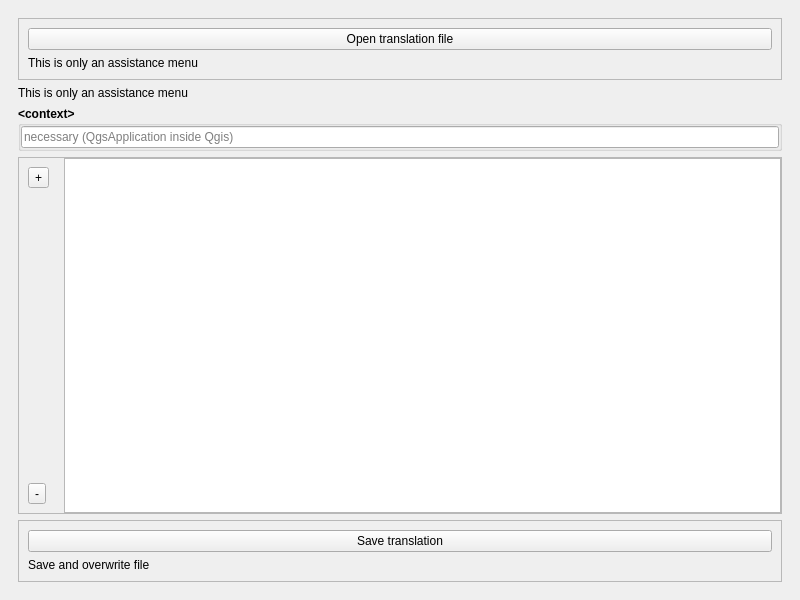
<?xml version="1.0" encoding="UTF-8"?>
<ui version="4.0">
 <class>TranslationHelper</class>
 <widget class="QMainWindow" name="TranslationHelper">
  <property name="geometry">
   <rect>
    <x>0</x>
    <y>0</y>
    <width>800</width>
    <height>600</height>
   </rect>
  </property>
  <property name="windowTitle">
   <string>QGIS Translation Help Menu</string>
  </property>
  <widget class="QWidget" name="centralwidget">
   <layout class="QGridLayout" name="gridLayout">
    <item row="1" column="0">
     <widget class="QWidget" name="widget" native="true">
      <layout class="QGridLayout" name="gridLayout_3">
       <item row="0" column="1">
        <widget class="QFrame" name="Frame_Open">
         <property name="sizePolicy">
          <sizepolicy hsizetype="Preferred" vsizetype="Maximum">
           <horstretch>0</horstretch>
           <verstretch>0</verstretch>
          </sizepolicy>
         </property>
         <property name="frameShape">
          <enum>QFrame::StyledPanel</enum>
         </property>
         <property name="frameShadow">
          <enum>QFrame::Raised</enum>
         </property>
         <layout class="QGridLayout" name="gridLayout_2">
          <item row="0" column="0">
           <widget class="QPushButton" name="But_Open">
            <property name="text">
             <string>Open translation file</string>
            </property>
           </widget>
          </item>
          <item row="1" column="0">
           <widget class="QLabel" name="label">
            <property name="text">
             <string>This is only an assistance menu</string>
            </property>
           </widget>
          </item>
         </layout>
        </widget>
       </item>
       <item row="4" column="1">
        <widget class="QFrame" name="Frame_Save">
         <property name="sizePolicy">
          <sizepolicy hsizetype="Preferred" vsizetype="Maximum">
           <horstretch>0</horstretch>
           <verstretch>0</verstretch>
          </sizepolicy>
         </property>
         <property name="frameShape">
          <enum>QFrame::StyledPanel</enum>
         </property>
         <property name="frameShadow">
          <enum>QFrame::Raised</enum>
         </property>
         <layout class="QGridLayout" name="gridLayout_4">
          <item row="2" column="0">
           <widget class="QLabel" name="label_2">
            <property name="text">
             <string>Save and overwrite file</string>
            </property>
           </widget>
          </item>
          <item row="1" column="0">
           <widget class="QPushButton" name="But_Save">
            <property name="text">
             <string>Save translation</string>
            </property>
           </widget>
          </item>
         </layout>
        </widget>
       </item>
       <item row="2" column="1">
        <widget class="QGroupBox" name="Group_Context">
         <property name="sizePolicy">
          <sizepolicy hsizetype="Preferred" vsizetype="Maximum">
           <horstretch>0</horstretch>
           <verstretch>0</verstretch>
          </sizepolicy>
         </property>
         <property name="font">
          <font>
           <weight>75</weight>
           <bold>true</bold>
          </font>
         </property>
         <property name="title">
          <string>&lt;context&gt;</string>
         </property>
         <layout class="QGridLayout" name="gridLayout_5">
          <property name="leftMargin">
           <number>0</number>
          </property>
          <property name="topMargin">
           <number>0</number>
          </property>
          <property name="rightMargin">
           <number>0</number>
          </property>
          <property name="bottomMargin">
           <number>0</number>
          </property>
          <item row="0" column="0">
           <widget class="QLineEdit" name="Edit_Context">
            <property name="font">
             <font>
              <weight>50</weight>
              <bold>false</bold>
             </font>
            </property>
            <property name="toolTip">
             <string>&lt;html&gt;&lt;head/&gt;&lt;body&gt;&lt;p&gt;Use the object class name, from wich object you want touse &amp;quot;tr&amp;quot;-method.&lt;/p&gt;&lt;p&gt;&lt;br/&gt;&lt;/p&gt;&lt;p&gt;E.g. QCoreApplication.tr -&amp;gt; QCoreApplication, or in QGIS it could be QgsApplication&lt;/p&gt;&lt;/body&gt;&lt;/html&gt;</string>
            </property>
            <property name="readOnly">
             <bool>true</bool>
            </property>
            <property name="placeholderText">
             <string>necessary (QgsApplication inside Qgis)</string>
            </property>
           </widget>
          </item>
         </layout>
        </widget>
       </item>
       <item row="1" column="1">
        <widget class="QLabel" name="Label_File">
         <property name="text">
          <string>This is only an assistance menu</string>
         </property>
        </widget>
       </item>
       <item row="3" column="1">
        <widget class="QFrame" name="Frame_View">
         <property name="frameShape">
          <enum>QFrame::StyledPanel</enum>
         </property>
         <property name="frameShadow">
          <enum>QFrame::Raised</enum>
         </property>
         <layout class="QHBoxLayout" name="horizontalLayout">
          <property name="leftMargin">
           <number>0</number>
          </property>
          <property name="topMargin">
           <number>0</number>
          </property>
          <property name="rightMargin">
           <number>0</number>
          </property>
          <property name="bottomMargin">
           <number>0</number>
          </property>
          <item>
           <widget class="QWidget" name="widget_2" native="true">
            <layout class="QGridLayout" name="gridLayout_6">
             <item row="0" column="0">
              <widget class="QToolButton" name="But_Add">
               <property name="text">
                <string>+</string>
               </property>
              </widget>
             </item>
             <item row="2" column="0">
              <spacer name="verticalSpacer">
               <property name="orientation">
                <enum>Qt::Vertical</enum>
               </property>
               <property name="sizeHint" stdset="0">
                <size>
                 <width>20</width>
                 <height>40</height>
                </size>
               </property>
              </spacer>
             </item>
             <item row="3" column="0">
              <widget class="QToolButton" name="But_Remove">
               <property name="text">
                <string>-</string>
               </property>
              </widget>
             </item>
            </layout>
           </widget>
          </item>
          <item>
           <widget class="QTreeWidget" name="xmlView">
            <property name="wordWrap">
             <bool>true</bool>
            </property>
            <property name="headerHidden">
             <bool>true</bool>
            </property>
            <column>
             <property name="text">
              <string notr="true">1</string>
             </property>
            </column>
           </widget>
          </item>
         </layout>
        </widget>
       </item>
      </layout>
     </widget>
    </item>
   </layout>
  </widget>
 </widget>
 <resources/>
 <connections/>
</ui>
